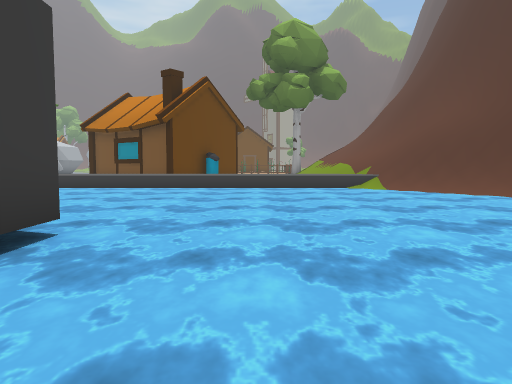
view 1 (above)

24 first-person views from a walk through a Unity game level. The camera is 1.3 m above the floor, tilts 4° down and sees 70° across. The floor is counted in squares, 2 m on a side. Each view is taken from the middle of a square. On the plan, view 1 faces up. The plan holds only what a view shows up to about 11 squares ahead; the rest is blank. The place goes on beyond the plan. The player character is not drawn. Some animated figures are left out. Some surface patterns are stand-ins.

view 2
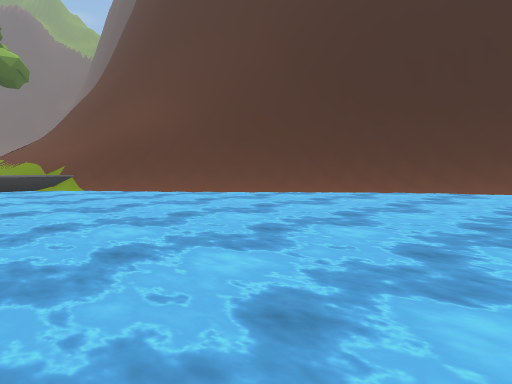

view 3
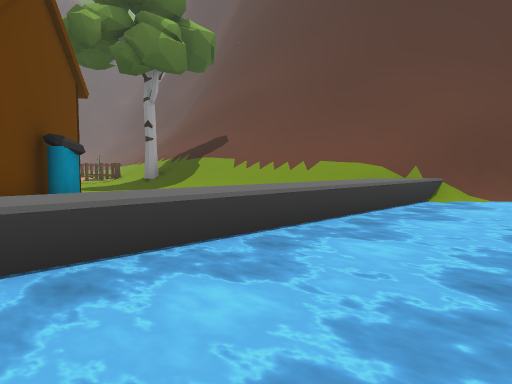

view 4
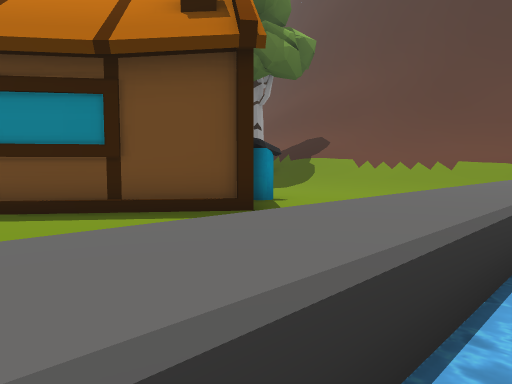

view 5
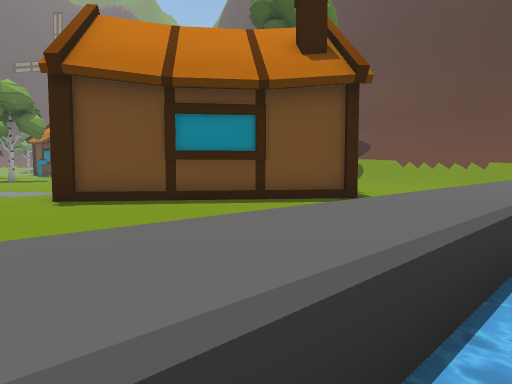

view 6
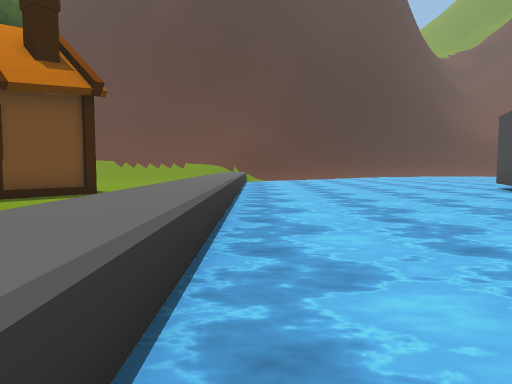

view 7
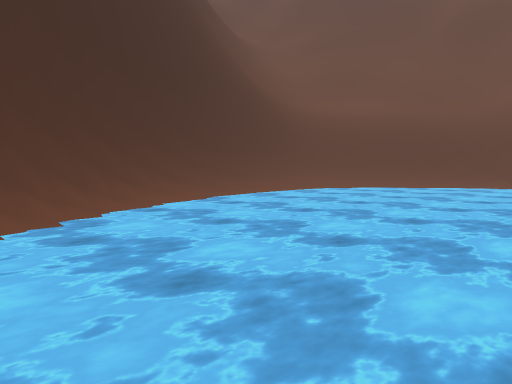

view 8
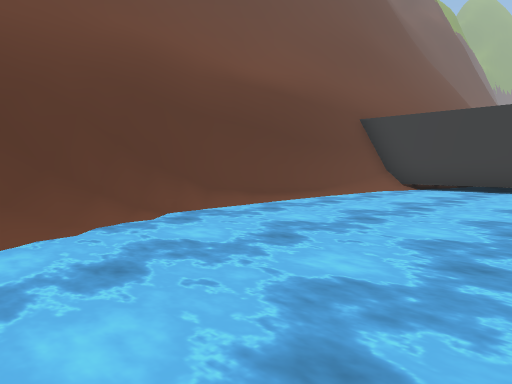

view 9
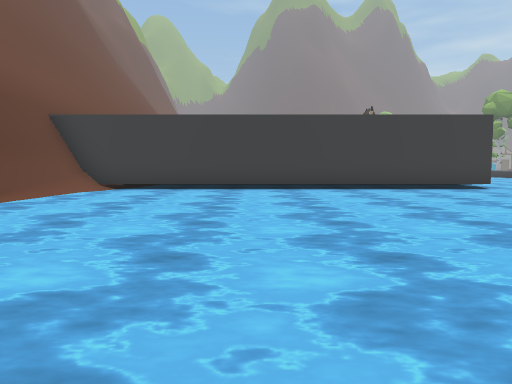

view 10
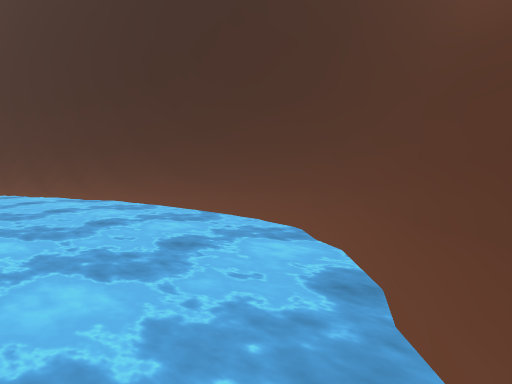

view 11
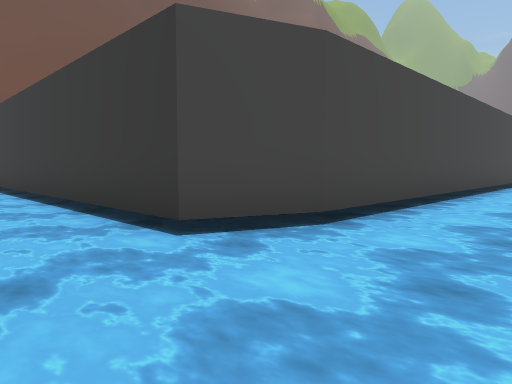

view 12
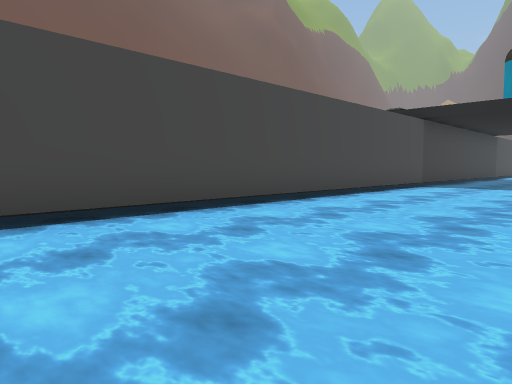

view 13
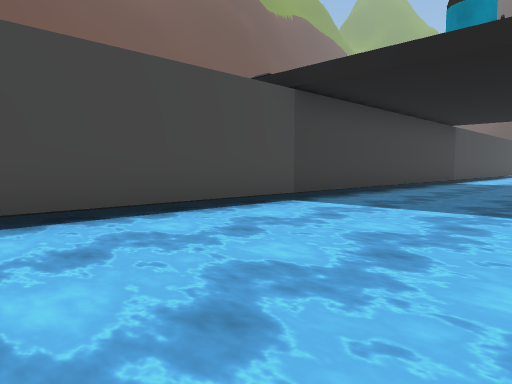

view 14
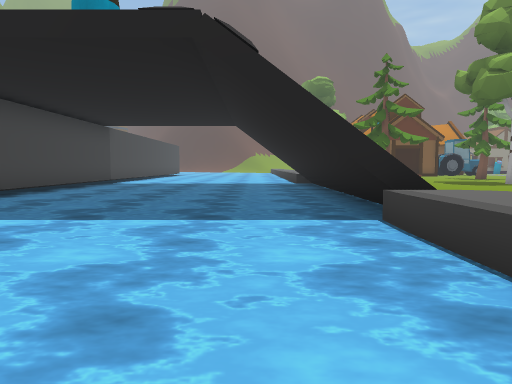

view 15
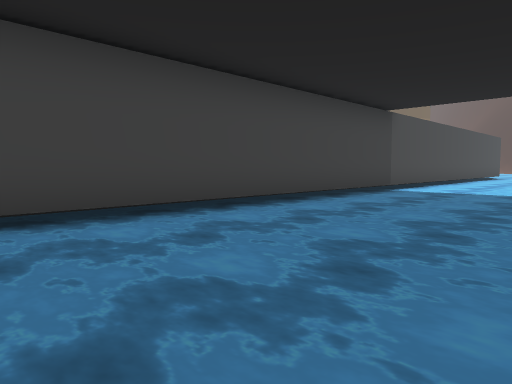

view 16
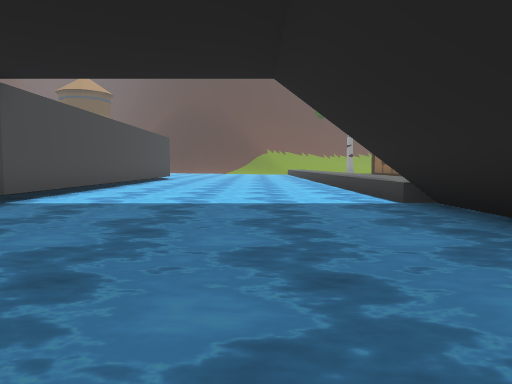

view 17
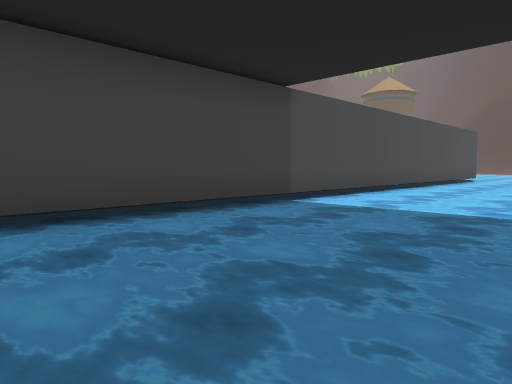

view 18
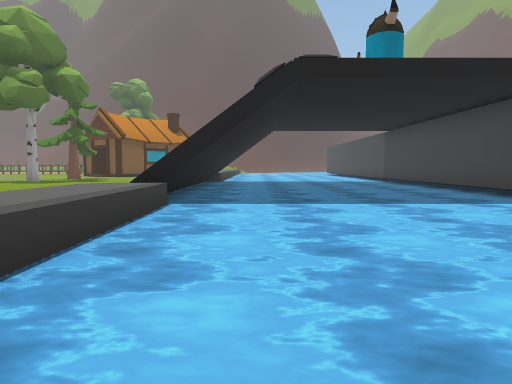

view 19
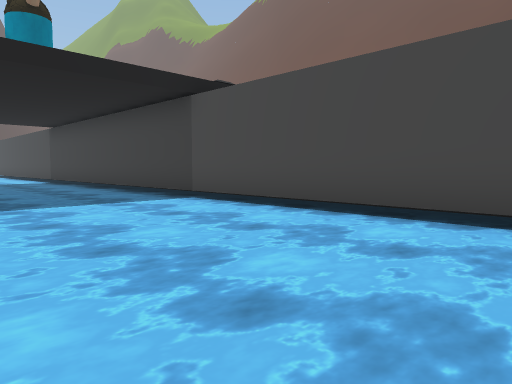

view 20
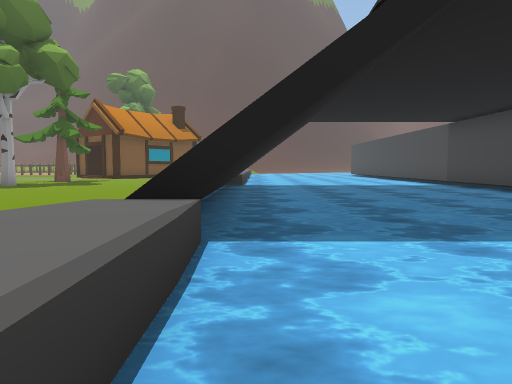

view 21
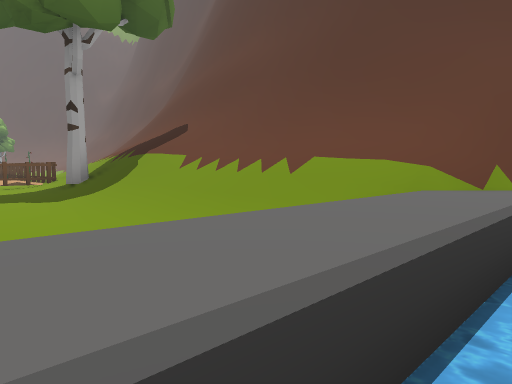

view 22
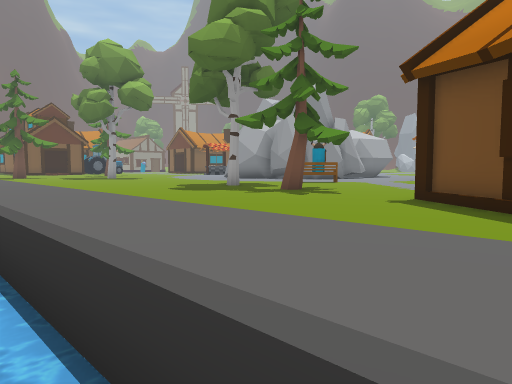

view 23
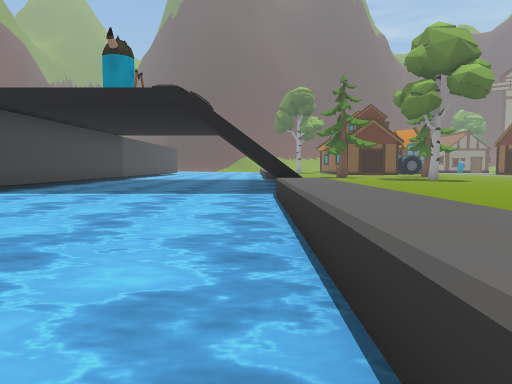

view 24
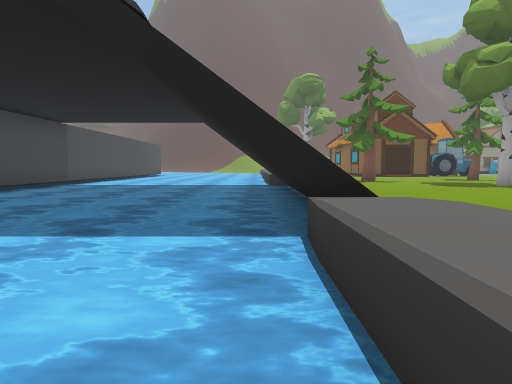

### Floor plan
Key: @ floor where view 1 was taken; # wall or solid block; . main floor; : floor 0.25 m higher than the main floor; + floor 0.75 m higher than the main floor; * floor 1.75 m higher than the main floor; / step, stairs or slope; = window, fence, low wall or low ledge; ~ water the walk can cross; ≈ water the walk keeps out of; T tree; H house; O other object.
Columns run from 30 left of view 1 to 11 right of it. Each row starts with its distance up from view 1.
 19                    ....       ..T///#
 18                T .T....       ..////#
 17        ..   ..........H###   #./////#
 16        .................H####../////#
 15        ...................##O../////#
 14        ....................#.../////#
 13         ......                 .////##
 12                                 ////##
 11  +++++//////// /+++++++++++++++++///=#
 10  ~~~~~≈*******≈≈~~~~~~~~~~~~~~~~~.==##
  9 ~~~~~~≈≈≈≈≈≈≈≈≈~~~~~~~~~~~~~~~~~~~/=##
  8 ~~~~~~~~~~~~~~~~~~~~~~~~~~~~~~~~~~~/##
  7 ~~~~~~~~~~~~~~~~~~~~~~~~~~~~~~~~~~~~/##
  6 ~~~~~~~~~~~~~~~~~~~~~~~~~~~~~~~~~~~~~###
  5 ~~~~~~~~~~~~~~~~~~~~~~~~~~~~~~~~~~~~~~##
  4 ###########################~~~~~~~~~~~.##
  3                             #~~~~~~~~~~/#
  2                             #~~~~~~~~~~~##
  1                             #~~~~~~~~~~~/#
  0                             #~@~~~~~~~~~/#
 -1                             #~~~~~~~~~~~.#
 -2                             #~~~~~~~~~~~~#
 -3                             #~~~~~~~~~~~.#
 -4                             #~~~~~~~~~~~/#
 -5                             #~~~~~~~~~~.##
 -6                             #~~~~~~~~~/##
 -7                             #.~~~~~~:###
 -8                             ##########

Where each view was taken, in squares from view 1:
view 1: 0 up, 0 right, facing up
view 2: 0 up, 0 right, facing up-right
view 3: 8 up, 4 left, facing up-right
view 4: 10 up, 7 left, facing up-right
view 5: 10 up, 10 left, facing up-right
view 6: 10 up, 12 left, facing right
view 7: 5 up, 4 right, facing down-right
view 8: 3 down, 8 right, facing down-left
view 9: 3 down, 8 right, facing left
view 10: 6 down, 7 right, facing up-right
view 11: 6 up, 0 right, facing down-left
view 12: 8 up, 4 left, facing down-left
view 13: 8 up, 10 left, facing down-left
view 14: 9 up, 11 left, facing left
view 15: 8 up, 15 left, facing down-left
view 16: 8 up, 18 left, facing left
view 17: 8 up, 19 left, facing down-left
view 18: 9 up, 30 left, facing right
view 19: 8 up, 30 left, facing down-right
view 20: 10 up, 27 left, facing right
view 21: 10 up, 1 left, facing up-right
view 22: 10 up, 5 left, facing up-left
view 23: 10 up, 7 left, facing left
view 24: 10 up, 12 left, facing left
